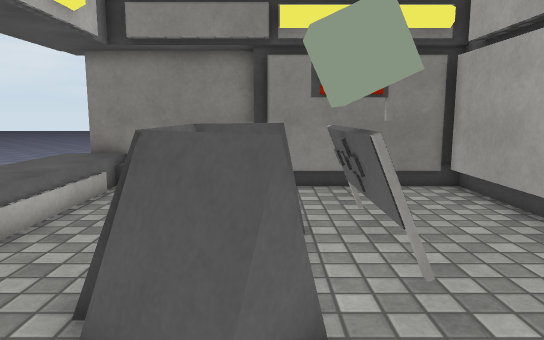
[1] (above)

12 first-person views from a walk through a 3-D level made in the Unity game engine. The camera is 1.2 m above the floor, tilts 8° down and sees 70° across. The floor is counted in squares, 0.5 m on a side. Each view is taken from the middle of a square. On the plan, view 1 faces up. The plan holds only what a view shows up to about 20 squares ahead; the rest is blank. The place goes on beyond the plan. The player character is not drawn. Surface patterns are stand-ins for the level's own textures.

[2]
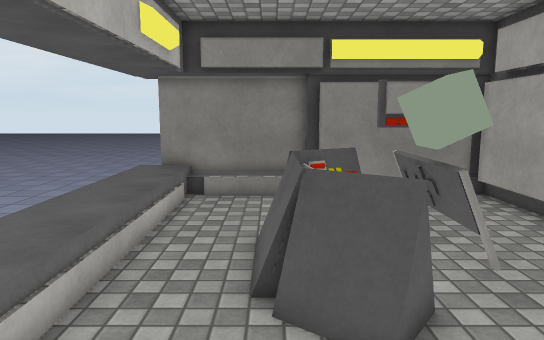

[3]
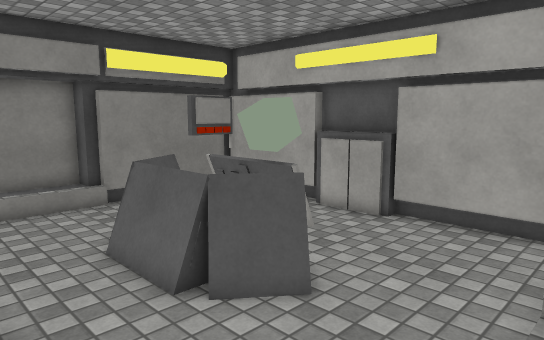

[4]
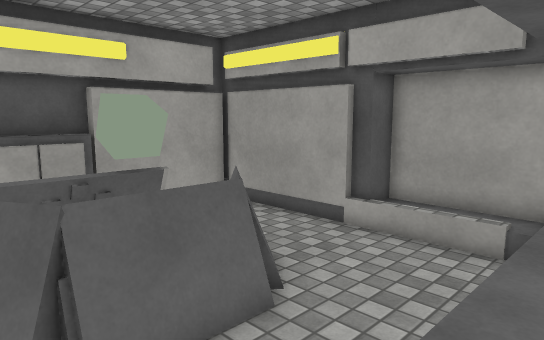

[5]
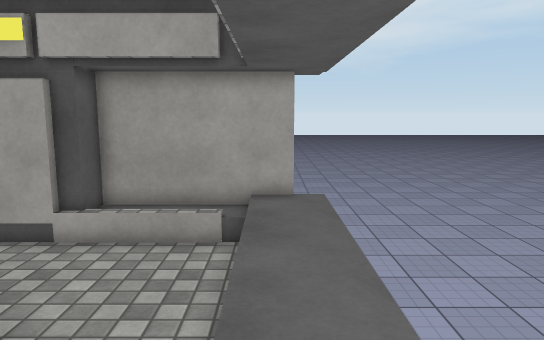

[6]
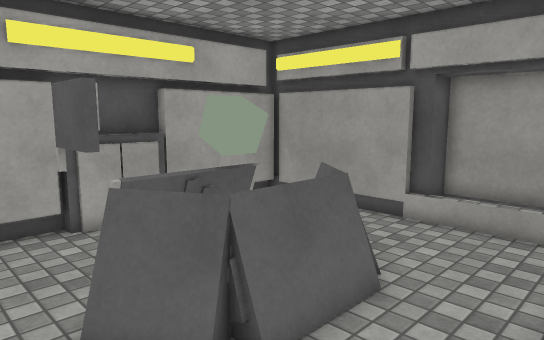

[7]
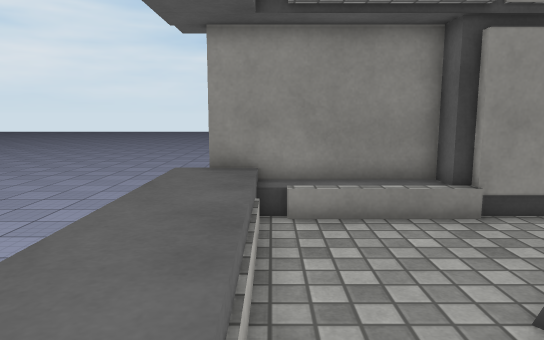

[8]
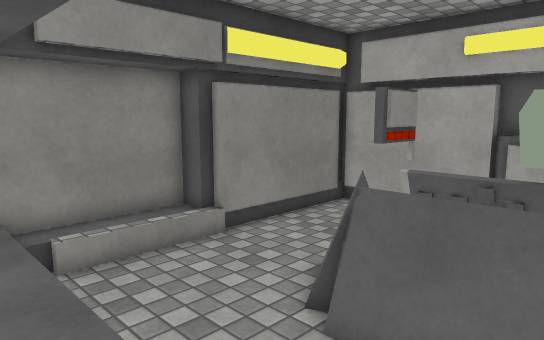

[9]
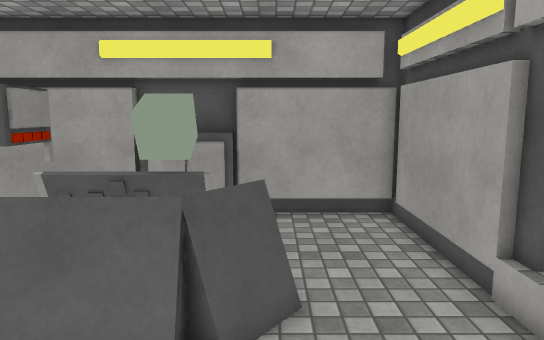

[10]
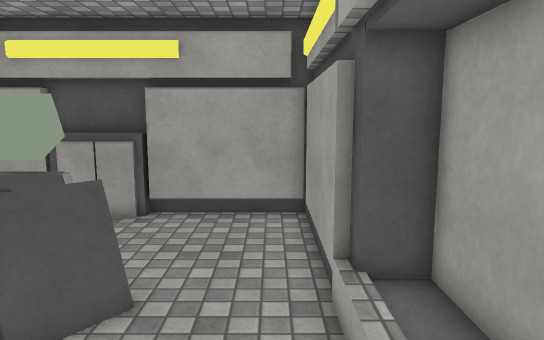

[11]
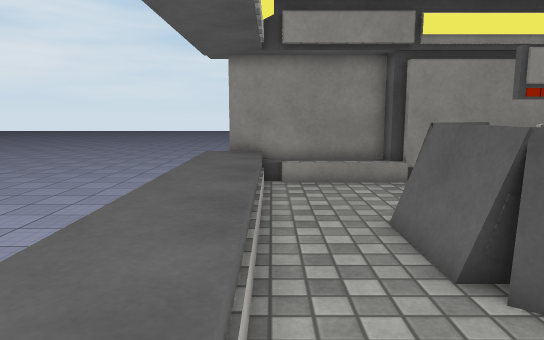

[12]
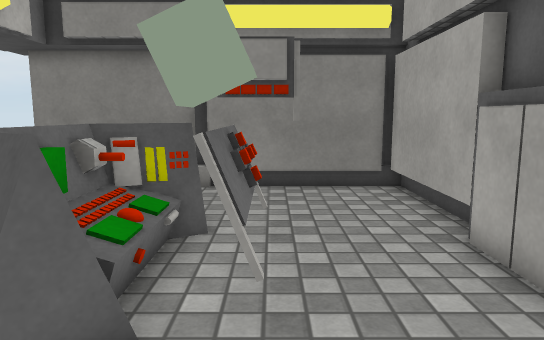

### Floor plan
Key: @ floor where view 1 was taken; # wall or solid block; x gap in a wall; . main floor; : floor 0.25 m higher than the main floor; + floor 0.5 m higher than the main floor; / step, stairs or slope; = window, fence, low wall or low ledge; v drop or lower ground; T thing the floor can be seen under or through; O other object.
Columns run from 8 left of view 1 to 6 right of it. Each row starts with its distance up from view 1.
 14 v########
 13 v++/OOOO#######
 12 v++...........#
 11 v++...........#
 10 v++...........#
  9 v++....==TT...#
  8 v++...=#TTO...#
  7 v++...=#+TO...#
  6 v++...=#+OO...#
  5 v++...=#OOO...#
  4 v++...=#=#=...#
  3 v++....x=.....#
  2 v++...........#
  1 v++...........#
  0 v++.....@.....#
 -1 v++/////#######
 -2 v++::::##     #
 -3  v######

Where each view was taken, in squares from view 1:
view 1: 0 up, 0 right, facing up
view 2: 2 down, 2 left, facing up
view 3: 2 down, 6 left, facing up-right
view 4: 9 up, 7 left, facing down-right
view 5: 9 up, 6 left, facing down
view 6: 11 up, 6 left, facing down-right
view 7: 4 up, 5 left, facing up
view 8: 4 up, 7 left, facing up-right
view 9: 3 up, 7 left, facing right
view 10: 0 up, 7 left, facing right
view 11: 1 down, 5 left, facing up
view 12: 0 up, 2 right, facing up
